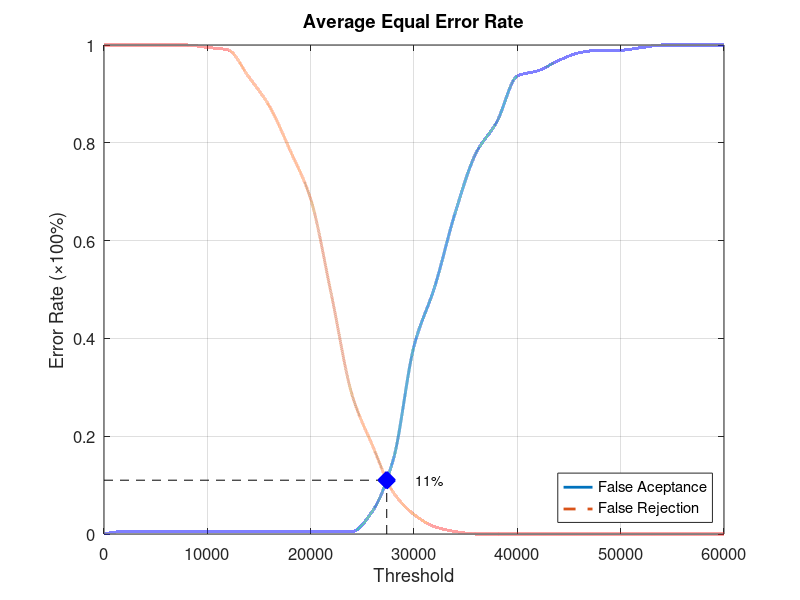
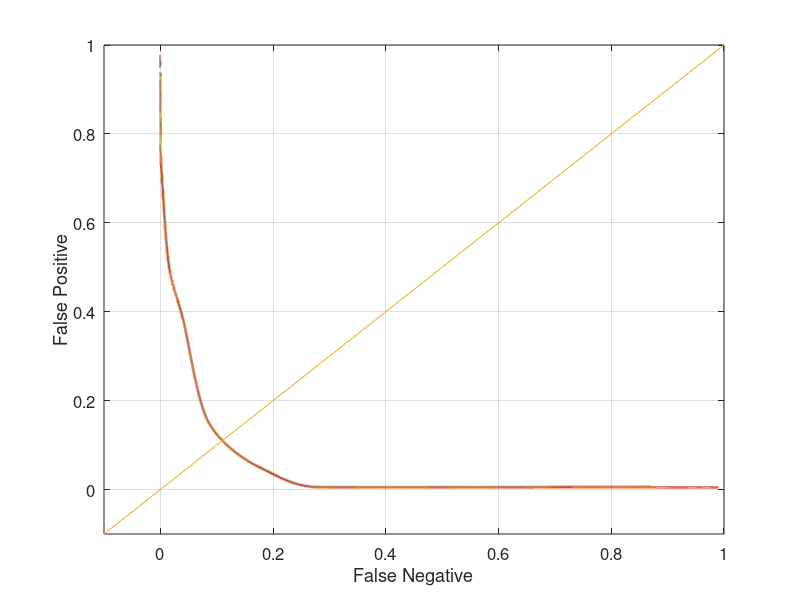

Write the MATLAB code that produced these figures, in order.
function yEER = Database4_4
close all;
clear;
clc;
x = 0:2000:60000;
xq = 0:0.5:60000;

y0 = [0 0.00526316 0.00526316 0.00526316 0.00526316 0.00526316 0.00526316 0.00526316 0.00526316 0.00526316 0.00526316 0.00526316 0.00526316 0.0473684 0.152632 0.384211 0.505263 0.657895 0.778947 0.842105 0.936842 0.947368 0.968421 0.984211 0.989474 0.989474 0.994737 1 1 1 1];
yy0 = interp1(x, y0, xq, 'pchip');
y1 = [1 1 1 1 1 0.995 0.99 0.935 0.875 0.785 0.685 0.49 0.285 0.18 0.085 0.04 0.015 0.005 0 0 0 0 0 0 0 0 0 0 0 0 0];
yy1 = interp1(x, y1, xq, 'pchip');

% Calculating EER: 
y2 = abs(y0 - y1);
find(y2 == min(y2))
yy2 = abs(yy0 - yy1);
xEER = find(yy2 == min(yy2));
xEERIndex = xq(xEER) % X-axis EER
yEER = yy0(xEER) % Y-axis EER

main = figure
plot(xq, yy0,'-','LineWidth', 2);	hold on
plot(xq, yy1,'--','LineWidth', 2);	hold on
plot([xEERIndex xEERIndex], [0 yEER], 'k--');	hold on
plot([0 xEERIndex], [yEER yEER], 'k--');	hold on
plot(xEERIndex, yEER, 'bx', 'LineWidth', 10);	hold on
text(xEERIndex + 10 * xEERIndex / 100, yEER, [num2str(round((10000 * yEER)) / 100) '%'])
legend('False Aceptance', 'False Rejection', 'Location', 'SouthEast')
xlabel('Threshold')
ylabel('Error Rate (\times100%)')
title('Average Equal Error Rate')
set(gca, 'FontSize', 12)
axis([0 60000 0 1])
grid on

print(main, 'Database4_4Main', '-dpng');
FNRxFPR = figure('Color', [1 1 1]);
plot(yy1, yy0, '-', yy1, yy0, 'LineWidth', 2);
hold on
y = -0.1:0.1:1
plot(y, y); 
set(gca, 'FontSize', 12)
xlabel('False Negative')
ylabel('False Positive')
axis([-0.1 1 -0.1 1])
set(gca, 'FontSize', 12)
grid on

print(FNRxFPR, 'Database4_4FNRxFPR','-dpng');
end
